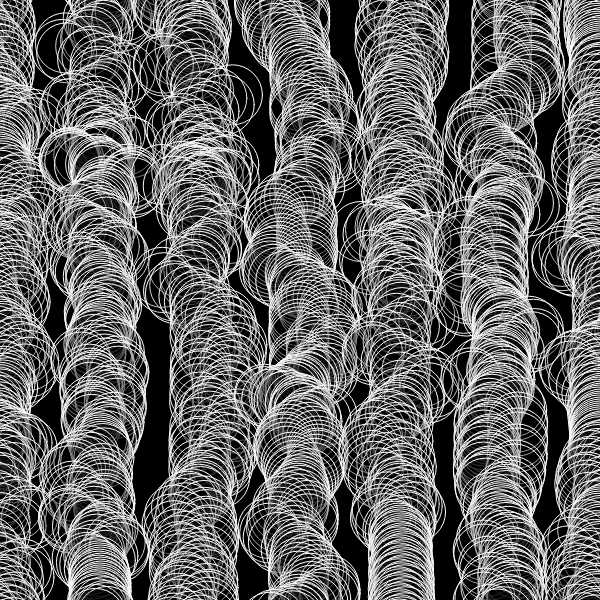
Frame 1 (no input)
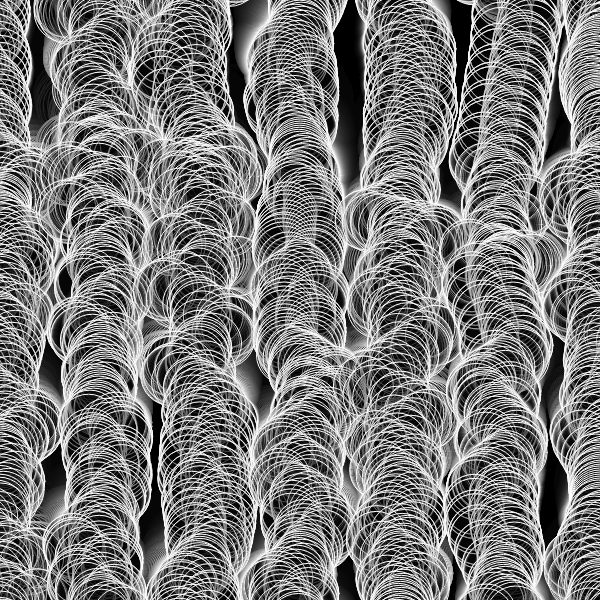
Frame 60 (no input)
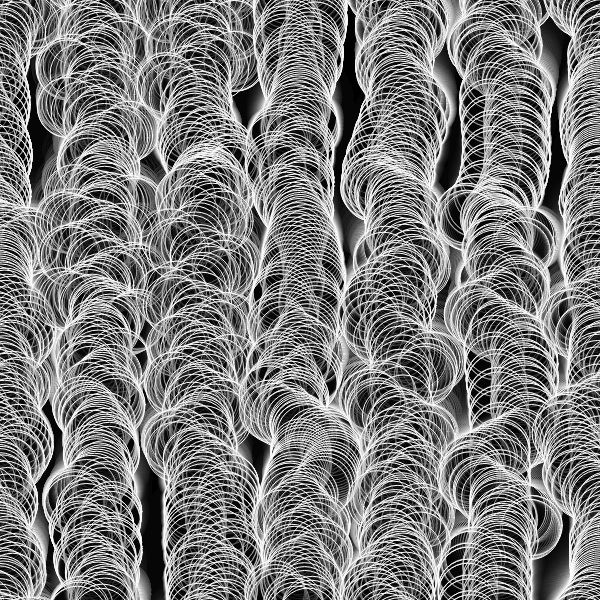
Frame 120 (the mouse pressed at the canvas centre since frame 60)

The p5.js sketch that drew these frames (run headless with seeded random() and noise() and a simulated clock; from frame 60 on, the mouse is pressed at the canvas centre):

// p5.js sketch
// ── sketch.js
//inspo from Fiona 

let moverSystems = [];
let num = 10;
let cells, cols, rows;
let offset, margin;
let cellW, cellH;
let bg;
let graphics;



function setup() {
  w = 600;
  var canvas;
    if(windowWidth>=600 && windowHeight >=600){
      canvas = createCanvas(600, 600);
    }
    else{
      canvas = createCanvas(windowWidth, windowHeight - 100);
    }

  var x = (windowWidth - width) / 2;
  var y = (windowHeight - height) / 2;

  canvas.position(x, y);
  background(0);
  noStroke();

}
var t = 0;

function draw(){
  background(0, 20)
  t+=1/500
  stroke(255)
  fill(0, 20)
  for(var x=0;x<width+30;x+=100){
    for(var y=-40;y<height+40;y+=2){
      var a=noise(x,y/width,t)*20
    　var b=noise(x,y/width-t)*100
      ellipse(x+sin(b)*(cos(a)-sin(x|y))*20,y+sin(a)*20, 60, 60)
     }
  }
}
